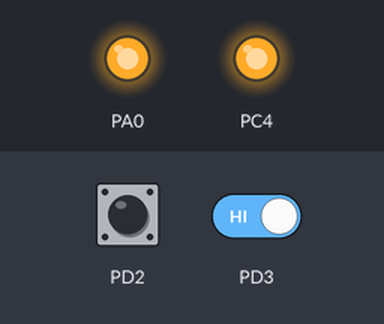
Bench run of a program on a simulated ATmega16, built with avr-gcc and emulated at 4 MHz. Parts: output pins drawn as LEDs (lit = HIGH). Dashed ring = blinking. The test bench sets the inputs (shaded band); at power-on: PD3 HIGH, PD2 HIGH.

Above: at 1.2 s.
1.3 s: PD3 driven LOW
At 1.55 s:
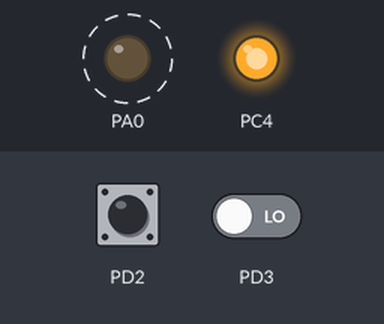
Timing chart, 0 to 5.3 s (numbered marks = the images above; inputs shaded):
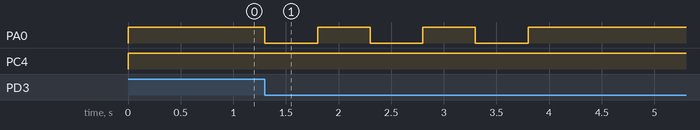

Measured:
- after the input at 1.3 s, PA0: alternates HIGH for 0.50 s and LOW for 0.50 s, 6 changes in all, then stays HIGH, starting at once

The program:

main.c
```c
/*
 * main.c
 *
 * Created: 3/27/2024 12:41:20 PM
 *  Author: slagt
 */
#define F_CPU  4000000L

#include "avr/io.h"
#include "util/delay.h"
#include "avr/portpins.h"
#include  "avr/interrupt.h"


int main(void)
{
	// pins PA0 PC4 -> output
	DDRA |= (1 << PA0);
	DDRC |= (1 << PC4);
	// PC4 PA0 -> high
	PORTC |= (1 << PC4);
	PORTA |= (1 << PA0);

	// turn on interrupt on INT0 INT1
	GICR |= (1 << INT0);
	GICR |= (1 << INT1);
	// setup interrupts front -> FALLING
	// INT0
	MCUCR |= (1 << ISC01);
	MCUCR &= ~(1 << ISC00);
	//INT1
	MCUCR |= (1 << ISC11);
	MCUCR &= ~(1 << ISC10);
	// enable interrupts
	asm("sei");

    while(1)
    {
        //TODO:: DO NOTHING!
    }
}

//handle for INT0
ISR(INT0_vect){
	// blink 1x 1s
	PORTA &= ~(1 << PA0);
	_delay_ms(1000);
	PORTA |= (1 << PA0);
}

//handle for INT1
ISR(INT1_vect){
	// blink 3x 0.5s
	for(int f = 0; f <3; f++){
	PORTA &= ~(1 << PA0);
	_delay_ms(500);
	PORTA |= (1 << PA0);
	_delay_ms(500);
	}
}
```
